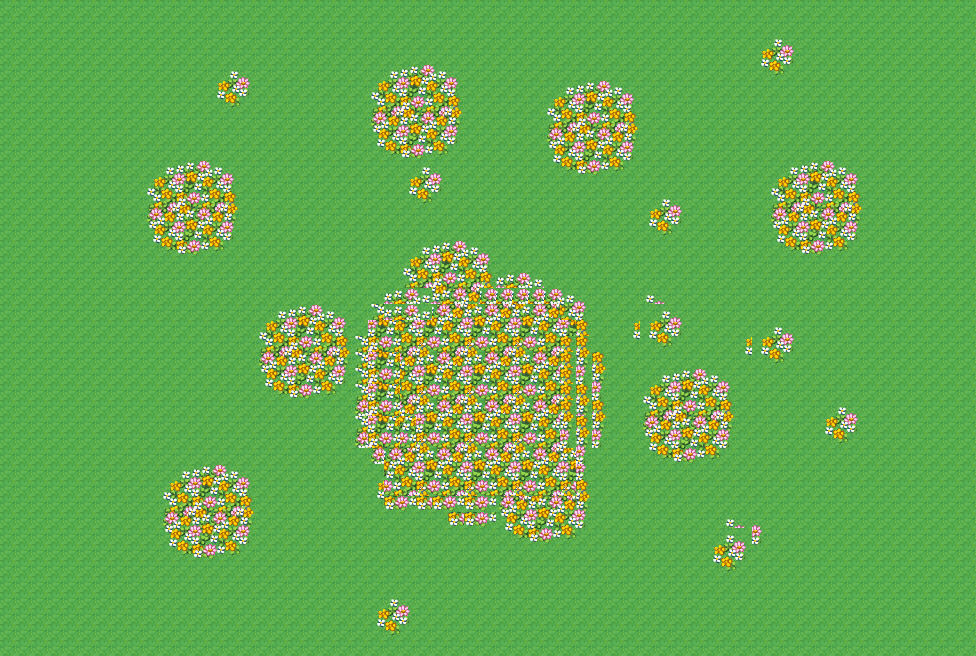

Below is a game level as drawn by its tile map, then a one-line description and the .tmx that defines it (tile-layer data replaced by summaries):
An orthogonal 61x41 tile map with 16x16 px tiles, 2 tile layers (Tile Layer 1, Tile Layer 2) and 19 objects (PlayerSpawn, WorldEntrance, FlowerBedMessage).

<map version="1.10" tiledversion="1.12.2" orientation="orthogonal" renderorder="right-down" width="61" height="41" tilewidth="16" tileheight="16" infinite="0" nextlayerid="7" nextobjectid="33">
 <tileset firstgid="1" source="fsm_Town02_A2.tsx" />
 <layer id="1" name="Tile Layer 1" width="61" height="41">
  <data>[2501 cells, 2501 non-empty, 1 distinct tile ids]</data>
 </layer>
 <layer id="2" name="Tile Layer 2" width="61" height="41">
  <data>[2501 cells, 592 non-empty, 54 distinct tile ids]</data>
 </layer>
 <objectgroup id="3" name="Entities">
  <object id="2" name="FlowerEntranceSpawn" type="PlayerSpawn" x="396.5" y="616.375">
   <point />
  </object>
 </objectgroup>
 <objectgroup id="5" name="Triggers">
  <object id="5" name="WorldEntrance" x="378.205" y="643.114" width="38.3636" height="11.6364">
   <properties>
    <property name="action" value="transition" />
    <property name="event" value="enter" />
    <property name="target_map" value="level0.tmx" />
    <property name="target_spawn" value="WorldEntranceSpawn" />
   </properties>
  </object>
  <object id="32" name="FlowerBedMessage" x="352.892" y="328.794">
   <properties>
    <property name="action" value="dialog" />
    <property name="event" value="enter" />
    <property name="message" value="Flower Bed!" />
    <property name="once" type="bool" value="true" />
   </properties>
   <polygon points="0,0 74.0448,-93.2941 116.852,-93.2941 126.686,-54.9462 172.386,-60.6698 228.498,-34.9137 255.108,45.2161 246.43,94.4388 231.969,130.497 236.018,187.733 212.3,215.206 156.188,194.601 113.96,192.884 41.6502,173.424 9.83408,117.333 -2.89238,105.886" />
  </object>
 </objectgroup>
 <objectgroup color="#ff0000" id="6" name="Collisions">
  <object id="14" x="370.5" y="338">
   <polygon points="0,0 64,-81.5 101,-81.5 109.5,-48 149,-53 197.5,-30.5 220.5,39.5 213,82.5 200.5,114 204,164 183.5,188 135,170 98.5,168.5 36,151.5 8.5,102.5 -2.5,92.5" />
  </object>
  <object id="15" x="169.5" y="478.5" width="71" height="69.5">
   <ellipse />
  </object>
  <object id="17" x="270.5" y="308.75" width="71" height="69.5">
   <ellipse />
  </object>
  <object id="18" x="157" y="172.25" width="71" height="69.5">
   <ellipse />
  </object>
  <object id="19" x="380" y="74.75" width="71" height="69.5">
   <ellipse />
  </object>
  <object id="20" x="555.5" y="91.75" width="71" height="69.5">
   <ellipse />
  </object>
  <object id="21" x="780.5" y="171.25" width="71" height="69.5">
   <ellipse />
  </object>
  <object id="22" x="651" y="378.25" width="71" height="69.5">
   <ellipse />
  </object>
  <object id="23" x="835" y="419" width="15" height="15">
   <ellipse />
  </object>
  <object id="25" x="722" y="546.5" width="15" height="15">
   <ellipse />
  </object>
  <object id="26" x="770.5" y="340" width="15" height="15">
   <ellipse />
  </object>
  <object id="27" x="656.5" y="323" width="15" height="15">
   <ellipse />
  </object>
  <object id="28" x="657.5" y="209" width="15" height="15">
   <ellipse />
  </object>
  <object id="29" x="770" y="49" width="15" height="15">
   <ellipse />
  </object>
  <object id="30" x="418.5" y="178" width="15" height="15">
   <ellipse />
  </object>
  <object id="31" x="227" y="82" width="15" height="15">
   <ellipse />
  </object>
 </objectgroup>
</map>
